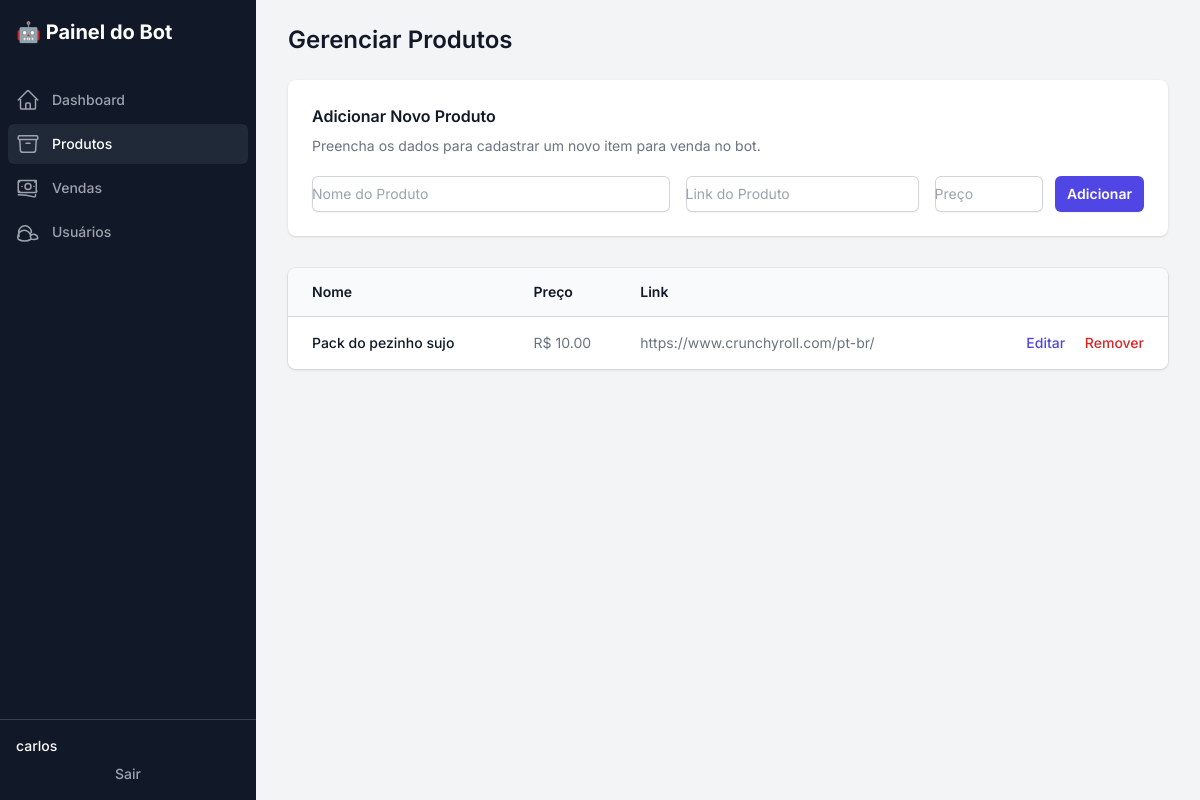
/produtos (signed in), run on an earlier commit of the app's database.
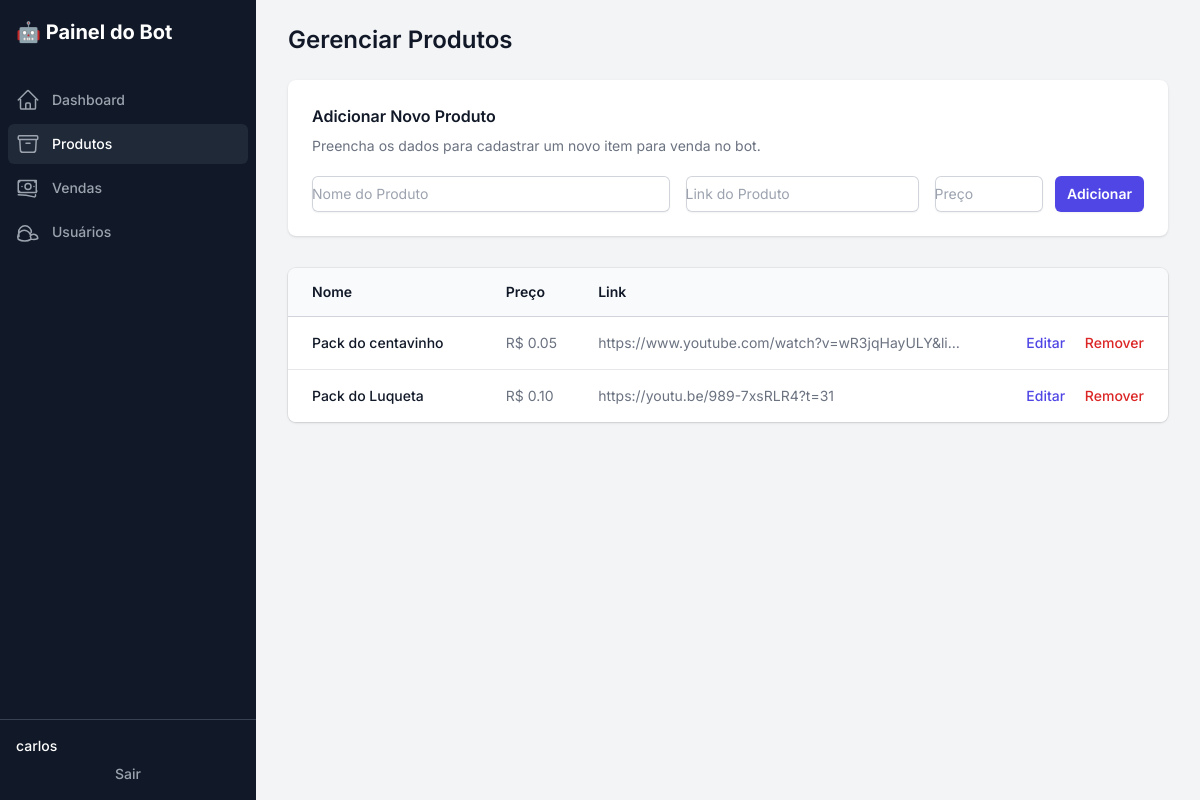
And on a later commit of the database.
### tables this page shows
CREATE TABLE produtos (
    id INTEGER PRIMARY KEY AUTOINCREMENT,
    nome TEXT NOT NULL,
    preco REAL NOT NULL,
    link TEXT NOT NULL
);

### app.py (the view, shortened to what this page needs)
@app.route('/produtos', methods=['GET', 'POST'])
def produtos():
    if not session.get('logged_in'): return redirect(url_for('login'))
    conn = get_db_connection()
    lista_produtos = conn.execute('SELECT * FROM produtos ORDER BY id DESC').fetchall()
    conn.close()
    return render_template('produtos.html', produtos=lista_produtos)

### app.py (called while the page is built)
def get_db_connection():
    conn = sqlite3.connect(DB_NAME)
    conn.row_factory = sqlite3.Row
    return conn

### templates/produtos.html (shortened to what this page needs)
{% extends "layout.html" %}
{% block content %}
<h1 class="text-2xl font-semibold text-gray-900">Gerenciar Produtos</h1>
<div class="mt-6 bg-white shadow sm:rounded-lg">
  <div class="px-4 py-5 sm:p-6">
    <h3 class="text-base font-semibold leading-6 text-gray-900">Adicionar Novo Produto</h3>
    <div class="mt-2 max-w-xl text-sm text-gray-500">
      <p>Preencha os dados para cadastrar um novo item para venda no bot.</p>
    </div>
    <form class="mt-5 sm:flex sm:items-center" action="{{ url_for('produtos') }}" method="POST">
      <div class="w-full grid grid-cols-1 sm:grid-cols-6 gap-4">
        <div class="sm:col-span-3">
            <input type="text" name="nome" id="nome" required placeholder="Nome do Produto" class="block w-full rounded-md border-0 py-1.5 text-gray-900 shadow-sm ring-1 ring-inset ring-gray-300 placeholder:text-gray-400 focus:ring-2 focus:ring-inset focus:ring-indigo-600 sm:text-sm sm:leading-6">
        </div>
        <div class="sm:col-span-2">
            <input type="text" name="link" id="link" required placeholder="Link do Produto" class="block w-full rounded-md border-0 py-1.5 text-gray-900 shadow-sm ring-1 ring-inset ring-gray-300 placeholder:text-gray-400 focus:ring-2 focus:ring-inset focus:ring-indigo-600 sm:text-sm sm:leading-6">
        </div>
         <div class="sm:col-span-1">
            <input type="number" step="0.01" name="preco" id="preco" required placeholder="Preço" class="block w-full rounded-md border-0 py-1.5 text-gray-900 shadow-sm ring-1 ring-inset ring-gray-300 placeholder:text-gray-400 focus:ring-2 focus:ring-inset focus:ring-indigo-600 sm:text-sm sm:leading-6">
        </div>
      </div>
      <button type="submit" class="mt-3 inline-flex w-full items-center justify-center rounded-md bg-indigo-600 px-3 py-2 text-sm font-semibold text-white shadow-sm hover:bg-indigo-500 focus-visible:outline focus-visible:outline-2 focus-visible:outline-offset-2 focus-visible:outline-indigo-600 sm:ml-3 sm:mt-0 sm:w-auto">Adicionar</button>
    </form>
  </div>
</div>
<div class="mt-8 flow-root">
    <div class="-mx-4 -my-2 overflow-x-auto sm:-mx-6 lg:-mx-8">
      <div class="inline-block min-w-full py-2 align-middle sm:px-6 lg:px-8">
        <div class="overflow-hidden shadow ring-1 ring-black ring-opacity-5 sm:rounded-lg">
          <table class="min-w-full divide-y divide-gray-300">
            <thead class="bg-gray-50">
              <tr>
                <th scope="col" class="py-3.5 pl-4 pr-3 text-left text-sm font-semibold text-gray-900 sm:pl-6">Nome</th>
                <th scope="col" class="px-3 py-3.5 text-left text-sm font-semibold text-gray-900">Preço</th>
                <th scope="col" class="px-3 py-3.5 text-left text-sm font-semibold text-gray-900">Link</th>
                <th scope="col" class="relative py-3.5 pl-3 pr-4 sm:pr-6"><span class="sr-only">Ações</span></th>
              </tr>
            </thead>
            <tbody class="divide-y divide-gray-200 bg-white">
              {% for produto in produtos %}
              <tr>
                <td class="whitespace-nowrap py-4 pl-4 pr-3 text-sm font-medium text-gray-900 sm:pl-6">{{ produto.nome }}</td>
                <td class="whitespace-nowrap px-3 py-4 text-sm text-gray-500">R$ {{ "%.2f"|format(produto.preco) }}</td>
                <td class="whitespace-nowrap px-3 py-4 text-sm text-gray-500 max-w-xs truncate">{{ produto.link }}</td>
                <td class="relative whitespace-nowrap py-4 pl-3 pr-4 text-right text-sm font-medium sm:pr-6 space-x-4">
                  <a href="{{ url_for('edit_product', id=produto.id) }}" class="text-indigo-600 hover:text-indigo-900">Editar</a>
                  <a href="{{ url_for('remove_product', id=produto.id) }}" class="text-red-600 hover:text-red-900">Remover</a>
                </td>
              </tr>
              {% else %}
              <tr>
                <td colspan="4" class="py-4 text-center text-sm text-gray-500">Nenhum produto cadastrado.</td>
              </tr>
              {% endfor %}
            </tbody>
          </table>
        </div>
      </div>
    </div>
</div>
{% endblock %}

### templates/layout.html (shortened to what this page needs)
<!DOCTYPE html>
<html lang="pt-br" class="h-full bg-gray-100">
<head>
    <script src="https://cdn.tailwindcss.com"></script>
</head>
<body class="h-full">
<div class="min-h-full">
  <div class="fixed inset-y-0 flex w-64 flex-col bg-gray-900">
    <div class="flex min-h-0 flex-1 flex-col">
      <div class="flex h-16 flex-shrink-0 items-center bg-gray-900 px-4">
        <h1 class="text-xl font-bold text-white">🤖 Painel do Bot</h1>
      </div>
      <div class="flex flex-1 flex-col overflow-y-auto">
        <nav class="flex-1 space-y-1 px-2 py-4">
          <a href="{{ url_for('index') }}" class="{{ 'bg-gray-800 text-white' if request.path == url_for('index') else 'text-gray-400 hover:bg-gray-800 hover:text-white' }} group flex items-center rounded-md px-2 py-2 text-sm font-medium">
            Dashboard
          </a>
          <a href="{{ url_for('produtos') }}" class="{{ 'bg-gray-800 text-white' if request.path == url_for('produtos') else 'text-gray-400 hover:bg-gray-800 hover:text-white' }} group flex items-center rounded-md px-2 py-2 text-sm font-medium">
            Produtos
          </a>
          <a href="{{ url_for('vendas') }}" class="{{ 'bg-gray-800 text-white' if request.path == url_for('vendas') else 'text-gray-400 hover:bg-gray-800 hover:text-white' }} group flex items-center rounded-md px-2 py-2 text-sm font-medium">
            Vendas
          </a>
          <a href="{{ url_for('usuarios') }}" class="{{ 'bg-gray-800 text-white' if request.path == url_for('usuarios') else 'text-gray-400 hover:bg-gray-800 hover:text-white' }} group flex items-center rounded-md px-2 py-2 text-sm font-medium">
            Usuários
          </a>
        </nav>
      </div>
       <div class="flex flex-shrink-0 border-t border-gray-700 p-4">
        <div class="flex-shrink-0 w-full">
            <div class="flex items-center">
                <div>
                    <p class="text-sm font-medium text-white">{{ session.username }}</p>
                </div>
            </div>
            <a href="{{ url_for('logout') }}" class="mt-2 block w-full text-center text-sm font-medium text-gray-400 hover:text-white">Sair</a>
        </div>
      </div>
    </div>
  </div>
  <div class="flex flex-1 flex-col md:pl-64">
    <main class="flex-1">
      <div class="py-6">
        <div class="mx-auto max-w-7xl px-4 sm:px-6 md:px-8">
            {% block content %}{% endblock %}
        </div>
      </div>
    </main>
  </div>
</div>
</body>
</html>

### templates/layout.html (style rules this page uses)
body { font-family: 'Inter', sans-serif; }

What changed in the data, as far as the page shows it:
removed produtos: nome "Pack do pezinho sujo", preco "10.00", link "https://www.crunchyroll.com/pt-br/"
added produtos: nome "Pack do centavinho", preco "0.05", link "https://www.youtube.com/watch?v=wR3jqHayULY&li…"
added produtos: nome "Pack do Luqueta", preco "0.10", link "https://youtu.be/989-7xsRLR4?t=31"
